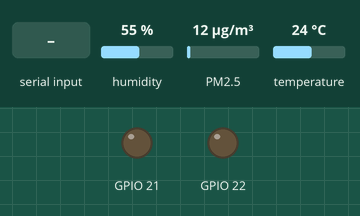
A sketch run on a simulated ESP32. On the bench: output pins drawn as LEDs (lit = HIGH). Inputs (shaded band) come from the test bench; at power-on: humidity 55 %, PM2.5 12 µg/m³, temperature 24 °C. What the sketch prints to the serial monitor is not drawn.

Above: at 1.2 s.
1.3 s: "1" received over Serial
At 7.4 s:
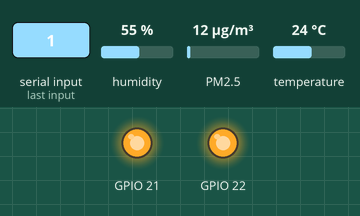
Timing chart, 0 to 8.9 s (numbered marks = the images above; inputs shaded):
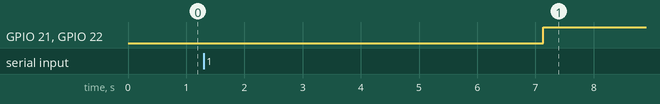

Measured:
- after the input at 1.3 s, GPIO 21, GPIO 22: LOW → HIGH after 5.8 s

The sketch:

sketckpmsensor.ino
```cpp
#include "PMS.h" //Biblioteca para los sensores PMS
#include "SoftwareSerial.h"
#include "DHT.h"
#include "HardwareSerial.h"

////variables de interruptor
int strt = 0;
int estadoAC = 0;
int estadoAN = 0;

#define DHTPIN 18
#define DHTTYPE DHT11

DHT dht(DHTPIN, DHTTYPE);
byte received_data[4];
int  switch_pos;
// corresponde a RX, TX
//es decir, RX del sensor se conecta al pin 3 y el TX del sensor al pin 2
//SoftwareSerial pmmserial();

HardwareSerial PMSerial(2);

PMS pms(PMSerial);
PMS::DATA data;

void setup()
{
 Serial.begin(9600);
 PMSerial.begin(9600);
 pinMode(21,OUTPUT);
 pinMode(22,OUTPUT);
 digitalWrite(22, LOW);
 digitalWrite(21, LOW);


 //Serial.println("Warming up");
 //delay(4000);

}
void loop() {

  if (pms.read(data)) {
  //Serial.println("Dust Concentration");


    int h = dht.readHumidity();
    // Read temperature as Celsius (the default)
    int t = dht.readTemperature();

    Serial.print("PM1.txt=");  //"(ug/m3)"
    Serial.print("\"" + String(data.PM_AE_UG_1_0) + "\"");
    Serial.write(0xff);
    Serial.write(0xff);
    Serial.write(0xff);

    Serial.print("PM2.txt=");
    Serial.print("\"" + String(data.PM_AE_UG_2_5) + "\"");
    Serial.write(0xff);
    Serial.write(0xff);
    Serial.write(0xff);

    Serial.print("PM10.txt=");
    Serial.print("\""+ String(data.PM_AE_UG_10_0)+"\"");
    Serial.write(0xff);
    Serial.write(0xff);
    Serial.write(0xff);

    Serial.print("hum.val=");
    //Serial.print("\"");
    Serial.print(h);
    //Serial.print("\"");
    Serial.write(0xff);
    Serial.write(0xff);
    Serial.write(0xff);

    Serial.print("temp.val=");
    //Serial.print("\"");
    Serial.print(t);
    //Serial.print("\"");
    Serial.write(0xff);
    Serial.write(0xff);
    Serial.write(0xff);


    delay(5000);
  }
  switchcontrol();
}

void switchcontrol(){

  //Interruptor
  String dat =Serial.readString();
  estadoAC=int(dat[0]);
  if (estadoAC && estadoAN == 0)
  {
    strt = 1 - strt;
    delay(100);
  }
  estadoAN = estadoAC;

  //Cuerpo de instrucciones
  if (strt == 1){
    digitalWrite(22, HIGH);
    digitalWrite(21,HIGH);

  } else if (strt == 0){
    digitalWrite(22, LOW);
    digitalWrite(21,LOW);
  }


}
```
